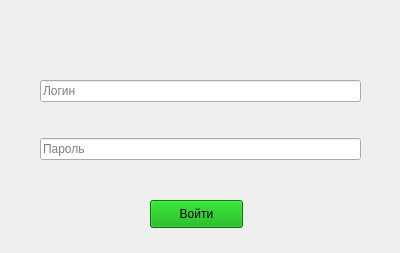
<?xml version="1.0" encoding="UTF-8"?>
<ui version="4.0">
 <class>LoginWindow</class>
 <widget class="QMainWindow" name="LoginWindow">
  <property name="geometry">
   <rect>
    <x>0</x>
    <y>0</y>
    <width>400</width>
    <height>253</height>
   </rect>
  </property>
  <property name="windowTitle">
   <string>Авторизация</string>
  </property>
  <widget class="QWidget" name="centralwidget">
   <widget class="QPushButton" name="loginButton">
    <property name="geometry">
     <rect>
      <x>150</x>
      <y>200</y>
      <width>93</width>
      <height>28</height>
     </rect>
    </property>
    <property name="styleSheet">
     <string notr="true">background-color: rgb(0, 170, 0);</string>
    </property>
    <property name="text">
     <string>Войти</string>
    </property>
   </widget>
   <widget class="QWidget" name="">
    <property name="geometry">
     <rect>
      <x>40</x>
      <y>50</y>
      <width>321</width>
      <height>141</height>
     </rect>
    </property>
    <layout class="QVBoxLayout" name="verticalLayout">
     <item>
      <widget class="QLineEdit" name="loginInput">
       <property name="placeholderText">
        <string>Логин</string>
       </property>
      </widget>
     </item>
     <item>
      <widget class="QLineEdit" name="passwordInput">
       <property name="echoMode">
        <enum>QLineEdit::Password</enum>
       </property>
       <property name="placeholderText">
        <string>Пароль</string>
       </property>
      </widget>
     </item>
    </layout>
   </widget>
  </widget>
 </widget>
 <resources/>
 <connections/>
</ui>
